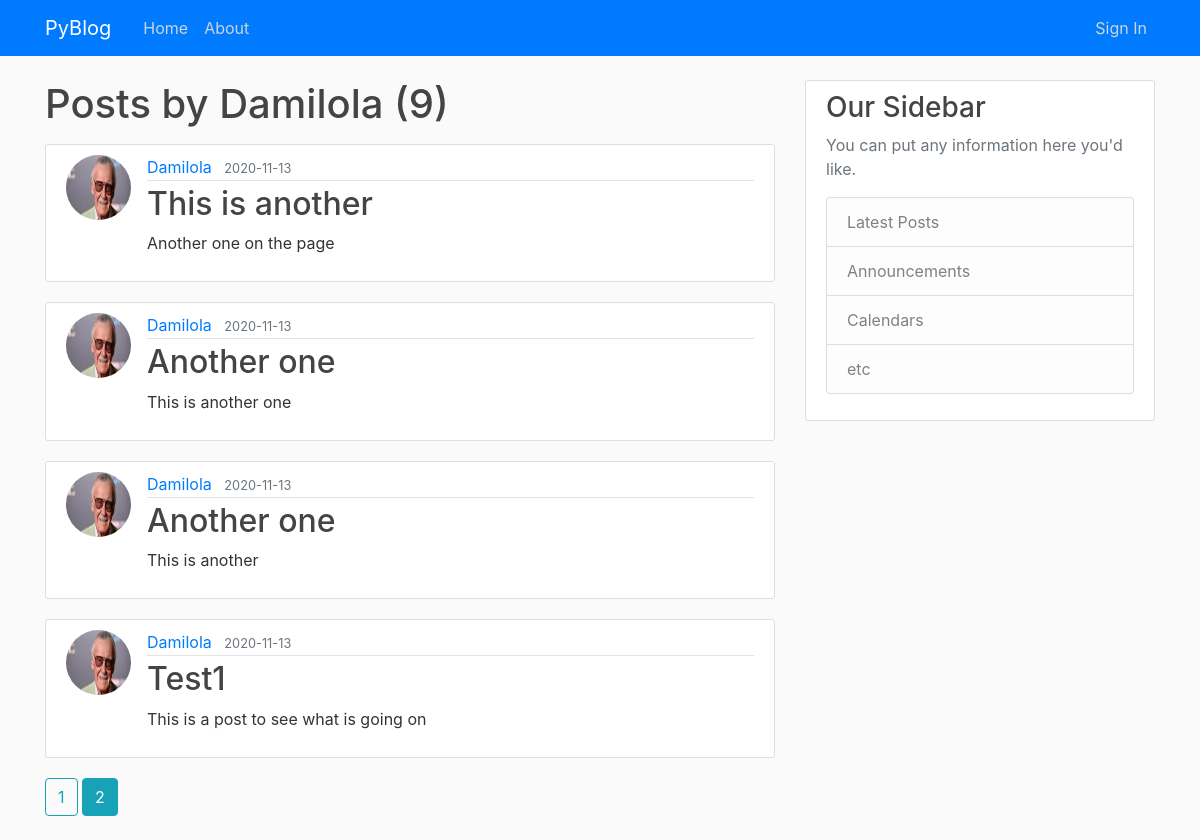
The app's page /user/Damilola?page=2 with its own data.
### src/models.py (models this page shows, shortened)
class User(db.Model, UserMixin):
    id = db.Column(db.Integer, primary_key=True)
    username = db.Column(db.String(20), unique=True, nullable=False)
    email = db.Column(db.String(120), unique=True, nullable=False)
    image_file = db.Column(db.String(20), nullable=False, default='default.jpg')
    password = db.Column(db.String(60), nullable=False)
    posts = db.relationship('Post', backref='author', lazy=True)

class Post(db.Model):
    id = db.Column(db.Integer, primary_key=True)
    title = db.Column(db.String(100), nullable=False)
    date_posted = db.Column(db.DateTime, nullable=False, default=datetime.utcnow)
    content = db.Column(db.Text, nullable=False)
    user_id = db.Column(db.Integer, db.ForeignKey('user.id'), nullable=False)

### src/components/users/routes.py (the view)
@users.route("/user/<string:username>")
def user_posts(username):
    page = request.args.get('page', 1, type=int)
    user = User.query.filter_by(username=username).first_or_404()
    posts = Post.query.filter_by(author=user) \
        .order_by(Post.date_posted.desc()) \
        .paginate(page=page, per_page=5)
    return render_template('user_posts.html', posts=posts, user=user)

### src/templates/user_posts.html (shortened to what this page needs)
{% extends "layout.html" %} {% block content %}
<h1 class="mb-3">Posts by {{ user.username }} ({{ posts.total }})</h1>
{% for post in posts.items %}
<article class="media content-section">
  <img
    class="rounded-circle article-img"
    src="{{ url_for('static', filename='img/' + post.author.image_file) }}"
  />
  <div class="media-body">
    <div class="article-metadata">
      <a
        class="mr-2"
        href="{{ url_for('users.user_posts', username=post.author.username) }}"
        >{{ post.author.username }}</a
      >
      <small class="text-muted"
        >{{ post.date_posted.strftime('%Y-%m-%d') }}</small
      >
    </div>
    <h2>
      <a
        class="article-title"
        href="{{ url_for('posts.post', post_id=post.id) }}"
        >{{ post.title }}</a
      >
    </h2>
    <p class="article-content--sum">
      {{ post.content[0:250].rstrip(" ") }}
    </p>
  </div>
</article>
{% endfor %} {% for page_num in posts.iter_pages(left_edge=1, right_edge=1,
left_current=1, right_current=2) %} {% if page_num %} {% if posts.page ==
page_num %}
<a
  class="btn btn-info mb-4"
  href="{{ url_for('users.user_posts', username=user.username, page=page_num) }}"
  >{{ page_num }}</a
>
{% else %}
<a
  class="btn btn-outline-info mb-4"
  href="{{ url_for('users.user_posts', username=user.username, page=page_num) }}"
  >{{ page_num }}</a
>
{% endif %} {% else %} ... {% endif %} {% endfor %} {% endblock content %}

### src/static/css/main.css (style rules this page uses)
body { background: #fafafa; color: #333333; margin-top: 5rem; }
h1, h2, h3, h4, h5, h6 { color: #444444; }
.content-section { background: #ffffff; padding: 10px 20px; border: 1px solid #dddddd; border-radius: 3px; margin-bottom: 20px; }
.article-title { color: #444444; }
.article-content--sum { white-space: normal; }
.article-img { height: 65px; width: 65px; margin-right: 16px; }
.article-metadata { padding-bottom: 1px; margin-bottom: 4px; border-bottom: 1px solid #e3e3e3 }

### records on screen
User: username "Damilola"
Post: image_file (picture), author.username "Damilola", date_posted "2020-11-13", title "This is another", content "Another one on the page"
Post: image_file (picture), author.username "Damilola", date_posted "2020-11-13", title "Another one", content "This is another one"
Post: image_file (picture), author.username "Damilola", date_posted "2020-11-13", title "Another one", content "This is another"
Post: image_file (picture), author.username "Damilola", date_posted "2020-11-13", title "Test1", content "This is a post to see what is going on"

### other values on screen
{{ posts.total }} "9"
{{ page_num }} "1"
{{ page_num }} "2"
